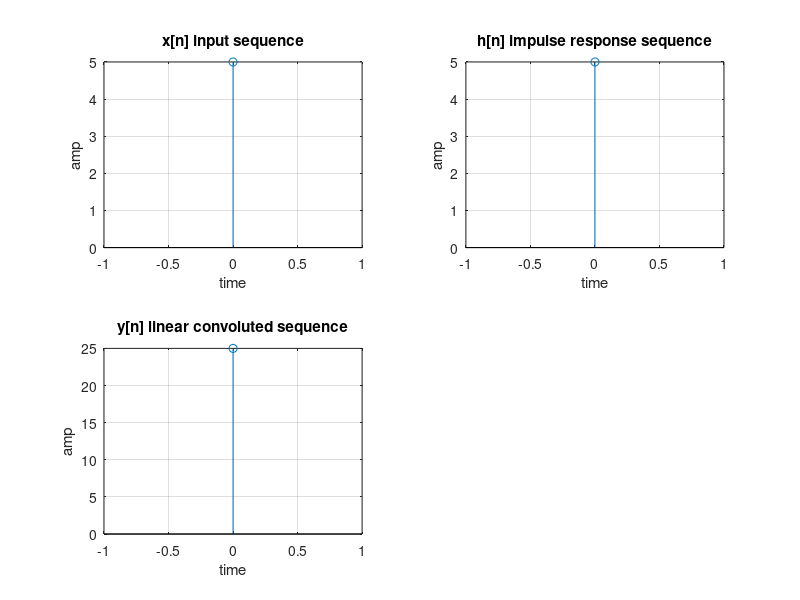

Write the MATLAB code that produced this figure.
%Linear Convolution Using User Defined DataSet and Analytical Method%
clc;
clear all;
x=input("Enter the Input Sequence: "); % taking input from user
h=input("Enter the Impulse Response Sequence: "); % taking input from user
n=0:length(x)-1; %limiting the time variable
subplot(2,2,1);
stem(n,x); %plotting the input sequence
grid on
xlabel('time');
ylabel('amp');
title('x[n] input sequence');

n=0:length(h)-1; %limiting the time variable
subplot(2,2,2);
stem(n,h); %plotting the input sequence
grid on
xlabel('time');
ylabel('amp');
title('h[n] impulse response sequence');

M = length(x);  %length of input sequence
N = length(h);  %length of impulse response
L = M + N - 1;
y=zeros(1,L);
for n=1:L  %loop for analytical method
  k_min=max(1,n-N+1); %inner loop condition to avoid negative indices
  k_max=min(n,M);
  for k=k_min:k_max
    y(n)=y(n)+x(k)*h(n-k+1); 
  endfor
end
n=0:length(y)-1;  %limiting the time variable
subplot(2,2,3);
stem(n,y); %plotting the convoluted sequence
grid on
xlabel('time');
ylabel('amp');
title('y[n] linear convoluted sequence');
